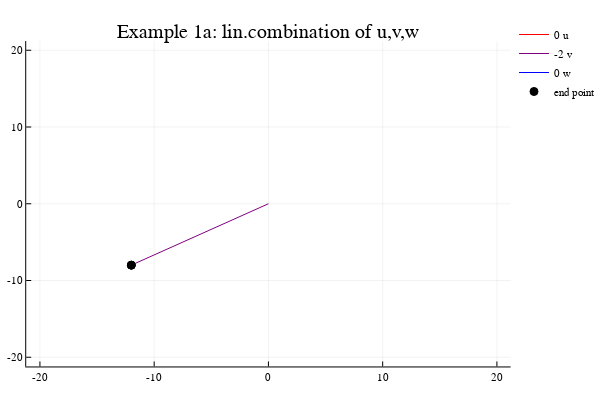

Write notebook code for a chart like this one.
### Markdown cell above
## Example 1a.  Plot possible linear combinations using three vectors in $\mathbb{R}^2$

Here, random integer weights ($a_1,a_2$ and $a_3$) between -3 and 3 for the three vectors are chosen.

To see a different randomly generated linear combination, select the following cell by single-clicking anywhere in the gray code area.  Then hit the "Run" button.

### Code cell
# Example 1a
using Plots
plotly()

a1=rand(-5:5); a2=rand(-3:3); a3=rand(-3:3);
U=u*a1; V=v*a2; W=w*a3;

while abs(U[1]+V[1]+W[1])>20 || abs(U[2]+V[2]+W[2])>20
   a1=rand(-5:5)
    a2=rand(-3:3)
    a3=rand(-3:3)
    U=u*a1 
    V=v*a2
    W=w*a3 
end

xu=[0,U[1]];
yu=[0,U[2]];
plot(xu,yu, title="Example 1a: lin.combination of u,v,w", label="$a1 u", linecolor="red",lims=[-20,20])

xv=[U[1],U[1]+V[1]];
yv=[U[2],U[2]+V[2]];
plot!(xv,yv, linecolor="purple", label="$a2 v")

xw=[U[1]+V[1],U[1]+V[1]+W[1]];
yw=[U[2]+V[2],U[2]+V[2]+W[2]];
plot!(xw,yw, linecolor="blue", label="$a3 w")
scatter!([U[1]+V[1]+W[1], U[1]+V[1]+W[1]],[U[2]+V[2]+W[2],U[2]+V[2]+W[2]], markercolor="black", label="end point")

### Figure 1 — Plotly figure (JSON) as saved in the notebook; plotly's stock layout.template omitted (floating-point values rounded to 4 significant figures)
{"data": [{"colorbar": {"title": ""}, "hoverinfo": "text", "legendgroup": "0 u", "line": {"color": "rgba(255, 0, 0, 1.000)", "dash": "solid", "shape": "linear", "width": 1}, "mode": "lines", "name": "0 u", "showlegend": true, "text": [null, null], "type": "scatter", "x": [0, 0], "xaxis": "x1", "y": [0, 0], "yaxis": "y1", "zmax": 0.1, "zmin": -0.1}, {"colorbar": {"title": ""}, "hoverinfo": "text", "legendgroup": "-2 v", "line": {"color": "rgba(128, 0, 128, 1.000)", "dash": "solid", "shape": "linear", "width": 1}, "mode": "lines", "name": "-2 v", "showlegend": true, "text": [null, null], "type": "scatter", "x": [0, -12], "xaxis": "x1", "y": [0, -8], "yaxis": "y1", "zmax": 0.1, "zmin": -0.1}, {"colorbar": {"title": ""}, "hoverinfo": "text", "legendgroup": "0 w", "line": {"color": "rgba(0, 0, 255, 1.000)", "dash": "solid", "shape": "linear", "width": 1}, "mode": "lines", "name": "0 w", "showlegend": true, "text": [null, null], "type": "scatter", "x": [-12, -12], "xaxis": "x1", "y": [-8, -8], "yaxis": "y1", "zmax": 0.1, "zmin": -0.1}, {"colorbar": {"title": ""}, "hoverinfo": "text", "legendgroup": "end point", "marker": {"color": "rgba(0, 0, 0, 1.000)", "line": {"color": "rgba(0, 0, 0, 1.000)", "width": 1}, "size": 8, "symbol": "circle"}, "mode": "markers", "name": "end point", "showlegend": true, "text": [null, null], "type": "scatter", "x": [-12, -12], "xaxis": "x1", "y": [-8, -8], "yaxis": "y1", "zmax": 0.1, "zmin": -0.1}], "layout": {"annotations": [{"font": {"color": "rgba(0, 0, 0, 1.000)", "family": "sans-serif", "size": 20}, "rotation": 0, "showarrow": false, "text": "Example 1a: lin.combination of u,v,w", "x": 0.5222, "xanchor": "center", "xref": "paper", "y": 1, "yanchor": "top", "yref": "paper"}], "height": 400, "legend": {"bgcolor": "rgba(255, 255, 255, 1.000)", "bordercolor": "rgba(0, 0, 0, 1.000)", "font": {"color": "rgba(0, 0, 0, 1.000)", "family": "sans-serif", "size": 11}, "tracegroupgap": 0, "x": 1, "y": 1}, "margin": {"b": 20, "l": 0, "r": 0, "t": 20}, "paper_bgcolor": "rgba(255, 255, 255, 1.000)", "plot_bgcolor": "rgba(255, 255, 255, 1.000)", "showlegend": true, "width": 600, "xaxis": {"anchor": "y1", "domain": [0.05101, 0.9934], "gridcolor": "rgba(0, 0, 0, 0.100)", "gridwidth": 0.5, "linecolor": "rgba(0, 0, 0, 1.000)", "mirror": false, "range": [-21.2, 21.2], "showgrid": true, "showline": true, "showticklabels": true, "tickangle": 0, "tickcolor": "rgb(0, 0, 0)", "tickfont": {"color": "rgba(0, 0, 0, 1.000)", "family": "sans-serif", "size": 11}, "tickmode": "array", "ticks": "inside", "ticktext": ["-20", "-10", "0", "10", "20"], "tickvals": [-20, -10, 0, 10, 20], "title": "", "titlefont": {"color": "rgba(0, 0, 0, 1.000)", "family": "sans-serif", "size": 15}, "type": "-", "visible": true, "zeroline": false, "zerolinecolor": "rgba(0, 0, 0, 1.000)"}, "yaxis": {"anchor": "x1", "domain": [0.03762, 0.9415], "gridcolor": "rgba(0, 0, 0, 0.100)", "gridwidth": 0.5, "linecolor": "rgba(0, 0, 0, 1.000)", "mirror": false, "range": [-21.2, 21.2], "showgrid": true, "showline": true, "showticklabels": true, "tickangle": 0, "tickcolor": "rgb(0, 0, 0)", "tickfont": {"color": "rgba(0, 0, 0, 1.000)", "family": "sans-serif", "size": 11}, "tickmode": "array", "ticks": "inside", "ticktext": ["-20", "-10", "0", "10", "20"], "tickvals": [-20, -10, 0, 10, 20], "title": "", "titlefont": {"color": "rgba(0, 0, 0, 1.000)", "family": "sans-serif", "size": 15}, "type": "-", "visible": true, "zeroline": false, "zerolinecolor": "rgba(0, 0, 0, 1.000)"}}}
